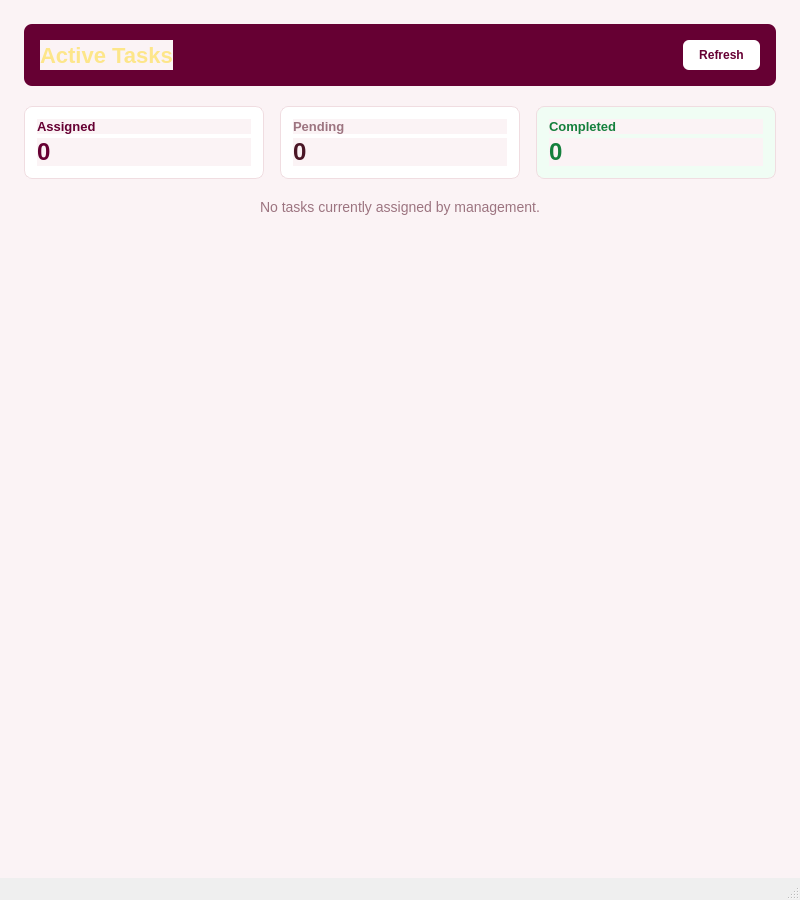
<?xml version="1.0" encoding="UTF-8"?>
<ui version="4.0">
 <class>MyTasks</class>
 <widget class="QMainWindow" name="MyTasks">
  <property name="geometry">
   <rect>
    <x>0</x>
    <y>0</y>
    <width>800</width>
    <height>900</height>
   </rect>
  </property>
  <property name="windowTitle">
   <string>Inventory Management - My Assigned Tasks</string>
  </property>
  <widget class="QWidget" name="centralwidget">
   <property name="styleSheet">
    <string>background-color:#fbf3f5;</string>
   </property>
   <layout class="QVBoxLayout" name="rootLayout">
    <property name="spacing"><number>0</number></property>
    <property name="leftMargin"><number>0</number></property>
    <property name="topMargin"><number>0</number></property>
    <property name="rightMargin"><number>0</number></property>
    <property name="bottomMargin"><number>0</number></property>
    <item>
     <widget class="QScrollArea" name="scrollArea">
      <property name="frameShape">
       <enum>QFrame::Shape::NoFrame</enum>
      </property>
      <property name="widgetResizable">
       <bool>true</bool>
      </property>
      <widget class="QWidget" name="scrollAreaWidgetContents">
       <property name="geometry">
        <rect><x>0</x><y>0</y><width>800</width><height>900</height></rect>
       </property>
       <layout class="QVBoxLayout" name="pageLayout">
        <property name="spacing"><number>20</number></property>
        <property name="leftMargin"><number>24</number></property>
        <property name="topMargin"><number>24</number></property>
        <property name="rightMargin"><number>24</number></property>
        <property name="bottomMargin"><number>24</number></property>

        <!-- ── Greeting banner ───────────────────────────────────── -->
        <item>
         <widget class="QFrame" name="headerFrame">
          <property name="styleSheet">
           <string>QFrame#headerFrame { background-color:#660033; border-radius:8px; }</string>
          </property>
          <layout class="QHBoxLayout" name="headerRow">
           <property name="leftMargin"><number>16</number></property>
           <property name="topMargin"><number>16</number></property>
           <property name="rightMargin"><number>16</number></property>
           <property name="bottomMargin"><number>16</number></property>
           <item>
            <widget class="QLabel" name="greetingLabel">
             <property name="styleSheet">
              <string>font-size:22px; font-weight:bold; color:#FDE68A; border:none;</string>
             </property>
             <property name="text">
              <string>Active Tasks</string>
             </property>
            </widget>
           </item>
           <item>
            <spacer name="headerSpacer">
             <property name="orientation"><enum>Qt::Orientation::Horizontal</enum></property>
             <property name="sizeHint" stdset="0">
              <size><width>40</width><height>20</height></size>
             </property>
            </spacer>
           </item>
           <item>
            <widget class="QPushButton" name="btnRefresh">
             <property name="cursor">
              <cursorShape>PointingHandCursor</cursorShape>
             </property>
             <property name="styleSheet">
              <string>QPushButton { background-color:#FFFFFF; color:#660033; border:none; border-radius:6px; padding:8px 16px; font-size:12px; font-weight:bold; }
QPushButton:hover { background-color:#fbe7ec; }</string>
             </property>
             <property name="text">
              <string>Refresh</string>
             </property>
            </widget>
           </item>
          </layout>
         </widget>
        </item>

        <!-- ── Summary cards ─────────────────────────────────────── -->
        <item>
         <layout class="QHBoxLayout" name="summaryRow">
          <property name="spacing"><number>16</number></property>
          <item>
           <widget class="QFrame" name="cardAssigned">
            <property name="styleSheet">
             <string>QFrame#cardAssigned { background-color:#FFFFFF; border:1px solid #f0dde1; border-radius:8px; }</string>
            </property>
            <layout class="QVBoxLayout" name="cardAssignedLayout">
             <property name="spacing"><number>4</number></property>
             <property name="leftMargin"><number>12</number></property>
             <property name="topMargin"><number>12</number></property>
             <property name="rightMargin"><number>12</number></property>
             <property name="bottomMargin"><number>12</number></property>
             <item>
              <widget class="QLabel" name="lblAssignedTitle">
               <property name="styleSheet"><string>color:#660033; font-size:13px; font-weight:500; border:none;</string></property>
               <property name="text"><string>Assigned</string></property>
              </widget>
             </item>
             <item>
              <widget class="QLabel" name="lblAssignedValue">
               <property name="styleSheet"><string>color:#660033; font-size:24px; font-weight:bold; border:none;</string></property>
               <property name="text"><string>0</string></property>
              </widget>
             </item>
            </layout>
           </widget>
          </item>
          <item>
           <widget class="QFrame" name="cardPending">
            <property name="styleSheet">
             <string>QFrame#cardPending { background-color:#FFFFFF; border:1px solid #f0dde1; border-radius:8px; }</string>
            </property>
            <layout class="QVBoxLayout" name="cardPendingLayout">
             <property name="spacing"><number>4</number></property>
             <property name="leftMargin"><number>12</number></property>
             <property name="topMargin"><number>12</number></property>
             <property name="rightMargin"><number>12</number></property>
             <property name="bottomMargin"><number>12</number></property>
             <item>
              <widget class="QLabel" name="lblPendingTitle">
               <property name="styleSheet"><string>color:#9c7480; font-size:13px; font-weight:500; border:none;</string></property>
               <property name="text"><string>Pending</string></property>
              </widget>
             </item>
             <item>
              <widget class="QLabel" name="lblPendingValue">
               <property name="styleSheet"><string>color:#4a1626; font-size:24px; font-weight:bold; border:none;</string></property>
               <property name="text"><string>0</string></property>
              </widget>
             </item>
            </layout>
           </widget>
          </item>
          <item>
           <widget class="QFrame" name="cardCompleted">
            <property name="styleSheet">
             <string>QFrame#cardCompleted { background-color:#F0FDF4; border:1px solid #f0dde1; border-radius:8px; }</string>
            </property>
            <layout class="QVBoxLayout" name="cardCompletedLayout">
             <property name="spacing"><number>4</number></property>
             <property name="leftMargin"><number>12</number></property>
             <property name="topMargin"><number>12</number></property>
             <property name="rightMargin"><number>12</number></property>
             <property name="bottomMargin"><number>12</number></property>
             <item>
              <widget class="QLabel" name="lblCompletedTitle">
               <property name="styleSheet"><string>color:#15803D; font-size:13px; font-weight:500; border:none;</string></property>
               <property name="text"><string>Completed</string></property>
              </widget>
             </item>
             <item>
              <widget class="QLabel" name="lblCompletedValue">
               <property name="styleSheet"><string>color:#15803D; font-size:24px; font-weight:bold; border:none;</string></property>
               <property name="text"><string>0</string></property>
              </widget>
             </item>
            </layout>
           </widget>
          </item>
         </layout>
        </item>

        <!-- ── Empty state (shown when the staff member has 0 tasks) ── -->
        <item>
         <widget class="QLabel" name="emptyStateLabel">
          <property name="styleSheet">
           <string>font-size:14px; color:#9c7480; border:none;</string>
          </property>
          <property name="text">
           <string>No tasks currently assigned by management.</string>
          </property>
          <property name="alignment">
           <set>Qt::AlignmentFlag::AlignCenter</set>
          </property>
          <property name="visible">
           <bool>false</bool>
          </property>
         </widget>
        </item>

        <!-- ── Dynamic task card list container ──────────────────── -->
        <!-- Left empty in Designer on purpose: MyTasks::loadTasksForStaff()
             populates taskCardsLayout with one card per task at runtime,
             since the number of cards depends on the DB query result and
             can't be fixed at design time. -->
        <item>
         <widget class="QWidget" name="taskCardsContainer" native="true">
          <layout class="QVBoxLayout" name="taskCardsLayout">
           <property name="spacing"><number>16</number></property>
           <property name="leftMargin"><number>0</number></property>
           <property name="topMargin"><number>0</number></property>
           <property name="rightMargin"><number>0</number></property>
           <property name="bottomMargin"><number>0</number></property>
          </layout>
         </widget>
        </item>

        <item>
         <spacer name="bottomSpacer">
          <property name="orientation"><enum>Qt::Orientation::Vertical</enum></property>
          <property name="sizeHint" stdset="0">
           <size><width>20</width><height>40</height></size>
          </property>
         </spacer>
        </item>
       </layout>
      </widget>
     </widget>
    </item>
   </layout>
  </widget>
  <widget class="QMenuBar" name="menubar">
   <property name="geometry">
    <rect><x>0</x><y>0</y><width>800</width><height>26</height></rect>
   </property>
  </widget>
  <widget class="QStatusBar" name="statusbar"/>
 </widget>
 <resources/>
 <connections/>
</ui>
